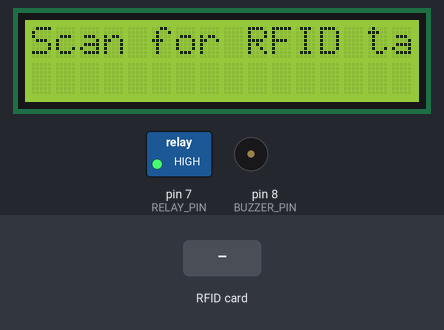
Simulated run of this sketch. Board: Arduino Uno, built with avr-gcc and run on an emulated ATmega328P. Shown: 16×2 character LCD, switched loads named in the sketch (green lamp = pin HIGH), buzzer (waves = sounding, pin HIGH). The inputs (shaded band) are chosen by the test bench. Pins used as bus, display or sensor lines are not drawn; what the sketch prints to the serial monitor is not drawn.

Above: at 1.3 s.
1.4 s: RFID card 76 6A D1 29 held to the reader
At 2.8 s:
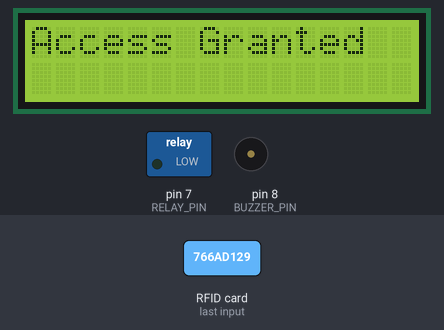
5.4 s: RFID card 0C 0D 34 29 held to the reader
At 6.6 s:
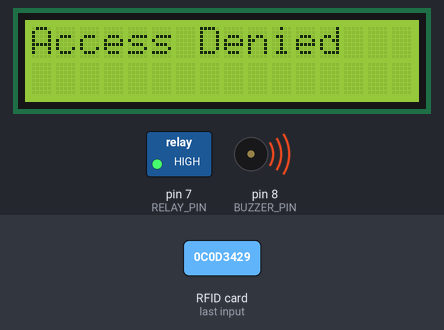
9.4 s: RFID card 5E 7A 19 C4 held to the reader
At 11.1 s:
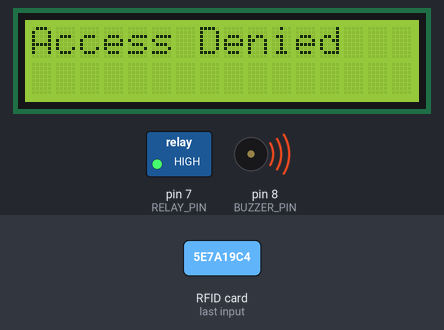
13.4 s: RFID card 0C 0D 34 29 held to the reader
At 14.9 s:
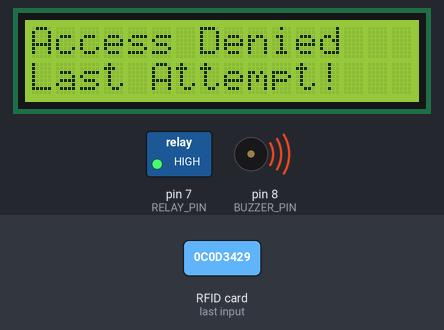
17.4 s: RFID card 5E 7A 19 C4 held to the reader
At 19.4 s:
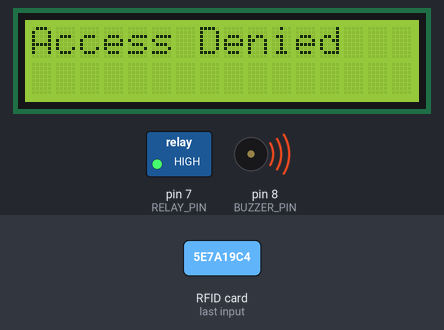
21.4 s: RFID card 0C 0D 34 29 held to the reader
At 23.1 s:
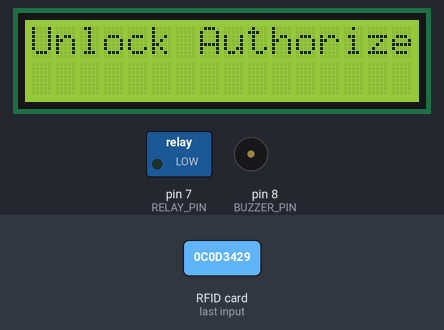
Timing chart, 0 to 26.0 s (numbered marks = the images above; inputs shaded):
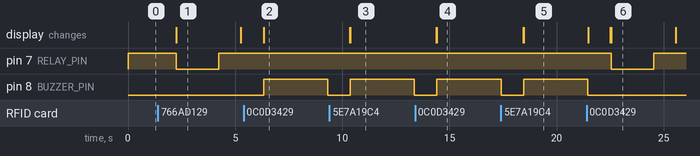

Measured:
- after the input at 1.4 s, pin 7 (RELAY_PIN): HIGH → LOW after 0.84 s, → HIGH 2.0 s later; the display: changes after 0.84 s (image 1)
- after the input at 5.4 s, pin 8 (BUZZER_PIN): LOW → HIGH after 0.93 s, → LOW 3.0 s later; the display: changes after 0.93 s (image 2)
- after the input at 9.4 s, pin 8 (BUZZER_PIN): LOW → HIGH after 0.97 s, → LOW 3.0 s later
- after the input at 13.4 s, pin 8 (BUZZER_PIN): LOW → HIGH after 1.0 s; the display: first differs from a run without the input after 1.0 s (image 4)
- after the input at 17.4 s, the display: first differs from a run without the input after 1.1 s (image 5)
- after the input at 21.4 s, pin 7 (RELAY_PIN): HIGH → LOW after 1.1 s, → HIGH 2.0 s later; the display: first differs from a run without the input after 1.1 s (image 6)
- what the display in image 1 shows lasts 3.1 s, from 2.2 s to 5.3 s

The sketch:

source_code.ino
```cpp
#include <Wire.h>
#include <SPI.h>
#include <MFRC522.h>
#include <LiquidCrystal_I2C.h>

#define SS_PIN 10
#define RST_PIN 9
#define RELAY_PIN 7 // Pin connected to the relay
#define BUZZER_PIN 8 // Pin connected to the buzzer

MFRC522 mfrc522(SS_PIN, RST_PIN);
LiquidCrystal_I2C lcd(0x27, 16, 2);

bool accessGranted = false;
int unsuccessfulAttempts = 0;
bool permanentlyLocked = false;

unsigned long programStartTime = 0; // Variable to store program start time

void setup() {
  Serial.begin(9600);

  pinMode(RELAY_PIN, OUTPUT);
  digitalWrite(RELAY_PIN, HIGH);
  pinMode(BUZZER_PIN, OUTPUT);
  digitalWrite(BUZZER_PIN, LOW);

  SPI.begin();
  mfrc522.PCD_Init();

  lcd.init();
  lcd.backlight();

  lcd.setCursor(0, 0);
  lcd.print("Scan for RFID tag");

  Serial.println("Scan for RFID tag to read...");

  programStartTime = millis(); // Record the program start time
}

void loop() {
  if (!permanentlyLocked) {
    scanRFID();
  } else {
    lcd.clear();
    lcd.setCursor(0, 0);
    lcd.print("Permanently");
    lcd.setCursor(0, 1);
    lcd.print("Locked");

    if (scanAuthorizedCard()) {
      lcd.clear();
      lcd.setCursor(0, 0);
      lcd.print("Unlock Authorized");
      accessGranted = true;
      unsuccessfulAttempts = 0;
      permanentlyLocked = false;
    }
  }

  if (accessGranted) {
    digitalWrite(RELAY_PIN, LOW);
    delay(2000);
    digitalWrite(RELAY_PIN, HIGH);
    accessGranted = false;

    printPLXData();
  }

  delay(1000);
  lcd.clear();
  lcd.setCursor(0, 0);
  lcd.print("Scan for RFID tag");
}

void scanRFID() {
  if (mfrc522.PICC_IsNewCardPresent() && mfrc522.PICC_ReadCardSerial()) {
    String tagUID = "";
    for (byte i = 0; i < mfrc522.uid.size; i++) {
      tagUID += String(mfrc522.uid.uidByte[i] < 0x10 ? " 0" : " ");
      tagUID += String(mfrc522.uid.uidByte[i], HEX);
    }

    if (tagUID.substring(1).equalsIgnoreCase("76 6A D1 29")) {
      Serial.println("Tag matched! Access granted.");
      lcd.clear();
      lcd.setCursor(0, 0);
      lcd.print("Access Granted");
      accessGranted = true;
      unsuccessfulAttempts = 0;
    } else {
      Serial.println("Tag not matched. Access denied.");
      lcd.clear();
      lcd.setCursor(0, 0);
      lcd.print("Access Denied");
      accessGranted = false;
      unsuccessfulAttempts++;

      if (unsuccessfulAttempts == 3) {
        lcd.setCursor(0, 1);
        lcd.print("Last Attempt!");
      }

      digitalWrite(BUZZER_PIN, HIGH);
      delay(3000);
      digitalWrite(BUZZER_PIN, LOW);

      if (unsuccessfulAttempts >= 4) {
        lcd.clear();
        lcd.setCursor(0, 0);
        lcd.print("Permanently");
        lcd.setCursor(0, 1);
        lcd.print("Locked");
        permanentlyLocked = true;
      }
    }
  }
}

bool scanAuthorizedCard() {
  if (mfrc522.PICC_IsNewCardPresent() && mfrc522.PICC_ReadCardSerial()) {
    String tagUID = "";
    for (byte i = 0; i < mfrc522.uid.size; i++) {
      tagUID += String(mfrc522.uid.uidByte[i] < 0x10 ? " 0" : " ");
      tagUID += String(mfrc522.uid.uidByte[i], HEX);
    }

    return tagUID.substring(1).equalsIgnoreCase("0C 0D 34 29");
  }
  return false;
}

void printPLXData() {
  String currentDate = getDate();
  String currentTime = getTime();

  Serial.print(getTagUID());
  Serial.print(",");
  Serial.print(currentDate);
  Serial.print(",");
  Serial.print(currentTime);
  Serial.print(",");
  Serial.println(accessGranted ? "Access Granted" : "Access Denied");
}

String getTagUID() {
  String tagUID = "";
  for (byte i = 0; i < mfrc522.uid.size; i++) {
    tagUID += String(mfrc522.uid.uidByte[i] < 0x10 ? " 0" : " ");
    tagUID += String(mfrc522.uid.uidByte[i], HEX);
  }
  return tagUID.substring(1);
}

String getDate() {
  unsigned long elapsedSeconds = (millis() - programStartTime) / 1000;
  int days = elapsedSeconds / 86400;
  int years = days / 365;
  int months = (days % 365) / 30;
  int remainingDays = (days % 365) % 30;

  return String(years) + "/" + String(months) + "/" + String(remainingDays);
}

String getTime() {
  unsigned long elapsedSeconds = (millis() - programStartTime) / 1000;
  int hours = (elapsedSeconds % 86400) / 3600;
  int minutes = ((elapsedSeconds % 86400) % 3600) / 60;
  int seconds = ((elapsedSeconds % 86400) % 3600) % 60;

  return String(hours) + ":" + String(minutes) + ":" + String(seconds);
}
```
